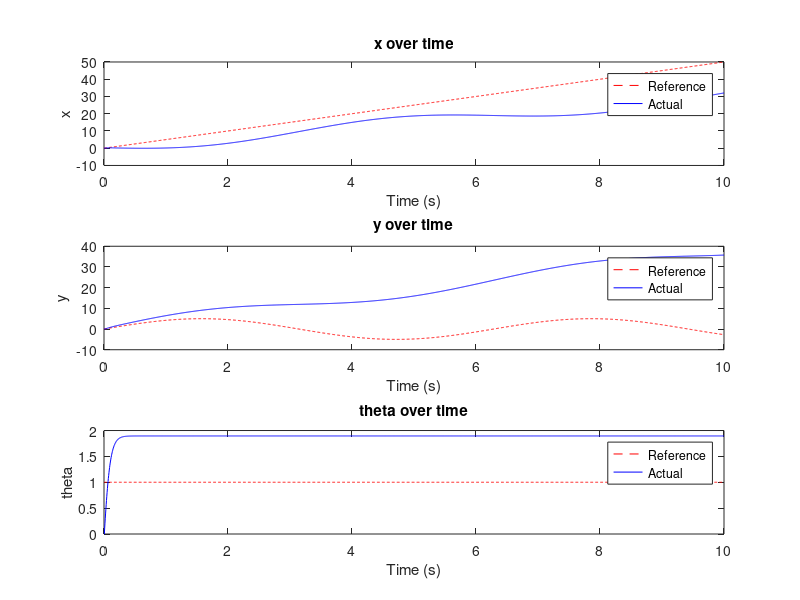

Reproduce this figure in MATLAB.
% 时间向量
t = linspace(0, 10, 2000); 

% 初始化变量
u_r = zeros(1, length(t));
v_r = zeros(1, length(t));
omega_r = 0.1 * ones(1, length(t));

% 角度 theta 随时间变化，这里假设 theta 是一个函数
theta = 2 * t; % 假设 theta(t) = 0.2 * t (仅为示例，可以根据实际情况调整)

load("all_Alpha1.mat");
% % 计算 q_r
% for i = 1:length(t)
%     A = [cos(theta(i)), -sin(theta(i));
%          sin(theta(i)),  cos(theta(i))];
%     b = [1; cos(t(i))];
%     
%     % 求解 [u_r; v_r]
%     qr = A \ b;
%     u_r(i) = qr(1);
%     v_r(i) = qr(2);
% end
% 
% q_r = [u_r; v_r; omega_r];
q_r = Alpha1(:,:,1);
% 初始化实际轨迹
eta_actual = zeros(3, length(t));

% 初始位置
eta_actual(:,1) = [0; 0; 0]; % 初始位置可以根据需要调整

% 数值积分计算实际轨迹
for i = 2:length(t)
    dt = t(i) - t(i-1);
    F_theta = [cos(eta_actual(3,i-1)), -sin(eta_actual(3,i-1)), 0;
               sin(eta_actual(3,i-1)),  cos(eta_actual(3,i-1)), 0;
               0, 0, 1];
    eta_dot = F_theta * q_r(:,i-1);
    eta_actual(:,i) = eta_actual(:,i-1) + eta_dot * dt;
end

% 参考轨迹 eta_r
eta_r = [5*t; 5*sin(t); 0*t+1];

% 绘制结果
figure;
subplot(3,1,1);
plot(t, eta_r(1,:), 'r--', t, eta_actual(1,:), 'b');
title('x over time');
xlabel('Time (s)');
ylabel('x');
legend('Reference', 'Actual');

subplot(3,1,2);
plot(t, eta_r(2,:), 'r--', t, eta_actual(2,:), 'b');
title('y over time');
xlabel('Time (s)');
ylabel('y');
legend('Reference', 'Actual');

subplot(3,1,3);
plot(t, eta_r(3,:), 'r--', t, eta_actual(3,:), 'b');
title('theta over time');
xlabel('Time (s)');
ylabel('theta');
legend('Reference', 'Actual');
